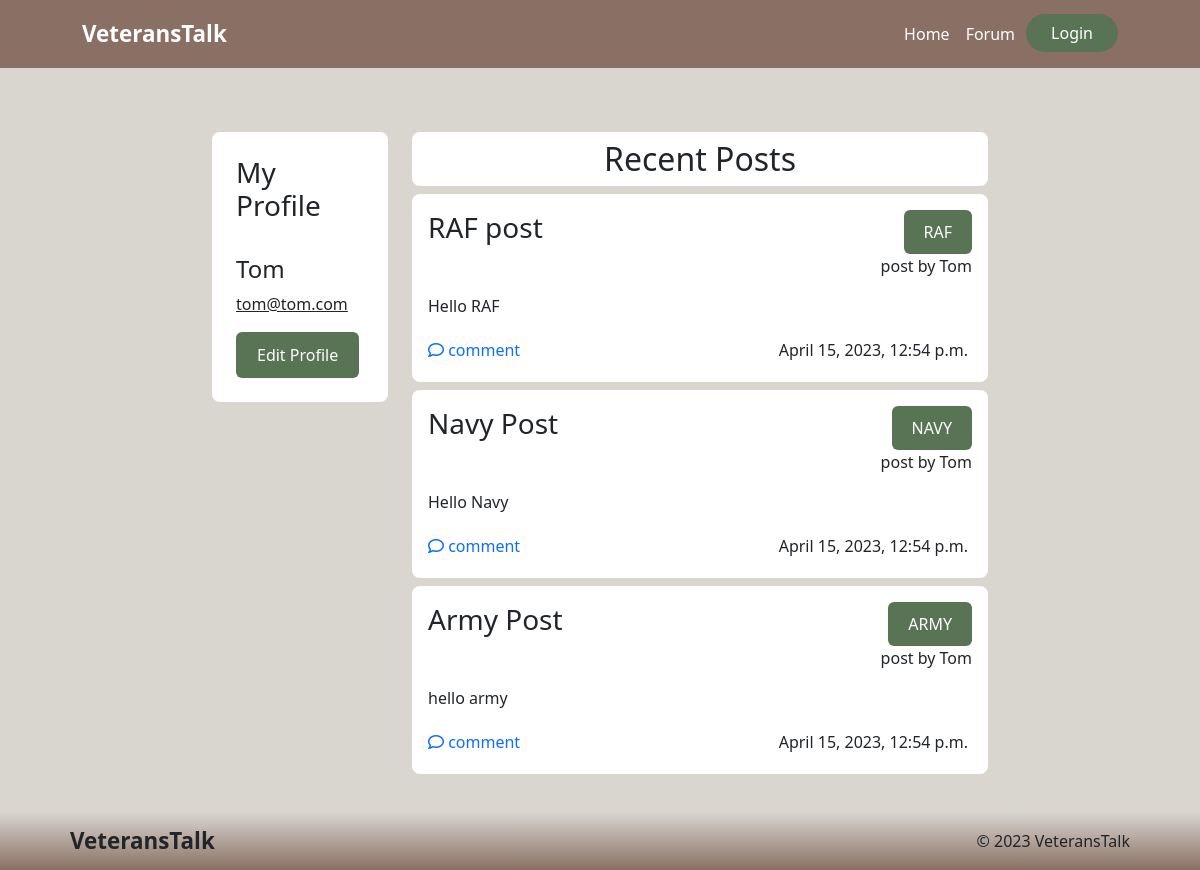
The app's page /profile/1 with its own data.
### forums/models.py (models this page shows, shortened)
class Post(models.Model):
    ARMED_FORCES = [
        ("ARMY", "British Army"),
        ("NAVY", "Royal Navy"),
        ("RAF", "Royal Air Force"),
    ]
    title = models.CharField(max_length=100)
    content = models.TextField()
    created_at = models.DateTimeField(auto_now_add=True)
    category = models.CharField(max_length=4, choices=ARMED_FORCES)
    author = models.ForeignKey(
        User, on_delete=models.CASCADE, related_name="post_owner"
    )
    approved = models.BooleanField(default=False)
    class Meta:
        ordering = ["-created_at"]

### profiles/views.py (the view)
# urls.py: path("<int:id>", views.ProfileView.as_view(), name="profile"),
class ProfileView(generic.View):
    def get(self, request, id, *args, **kwargs):
        current_user = get_object_or_404(User.objects, id=id)
        posts = current_user.post_owner.order_by("-created_at")
        return render(
            request,
            "profile.html",
            {
                "current_user": current_user,
                "posts": posts,
            },
        )

### profiles/templates/profile.html (shortened to what this page needs)
{% extends "base.html" %}
{% load static %}
{% block content %}
<section class="container-fluid pb-5 profile-section" style=" background-color: #d9d6cf;">
    <div class="row forum-container justify-content-lg-center pb-5">
        <div class="text-center text-md-start col-md-5 col-lg-3 col-xl-2">
            <div class="sidebar bg-white p-2 p-4 pt-2 rounded-3">
                <h3 class="pb-2 mt-3">My Profile</h3>
                <div class="sidebar-profile mt-4">
                    <h4>{{ current_user.username }}</h4>
                    <p class="text-decoration-underline">{{ current_user.email }}</p>
                    <button class="btn btn-profile">Edit Profile</button>
                </div>
            </div>
        </div>
        <div class="col-md-7 col-lg-6">
            <h2 class="text-dark text-center bg-white rounded-3 p-2 mt-2 mt-md-0">Recent Posts</h2>
            {% for post in posts %}
            <div class="content-forum bg-white p-3 mt-2 rounded-3">
                <div class="d-flex align-items-center gap-3">
                    <div class="d-flex justify-content-between w-100 gap-5 align-items-center">
                        <h3>{{ post.title }}</h3>
                        <a class="btn-forum rounded-2">{{ post.category }}</a>
                    </div>
                </div>
                <p class="text-end">post by {{ post.author }}</p>
                <p class="mt-3 mb-3">{{ post.content }}</p>
                <div class="d-flex d-flex justify-content-between w-100 gap-5 align-items-center">
                    <a class="text-decoration-none" href="#"><i class="fa-regular fa-comment"></i> comment</a>
                    <p class="text-end m-1">{{ post.created_at }}</p>
                </div>
            </div>
            {% endfor %}
        </div>
</section>
{% endblock content %}

### static/css/styles.css (style rules this page uses)
:root { --green-color: #597355; --dark-green: #4F604F; --beige-color: #8A7064; --light-beige:#d9d6cf; }
.forum-container { padding-top: 4rem !important; }
.forum-section, .profile-section { height: auto; }
.btn-forum { background-color: var(--green-color); color: white; padding: 10px 20px; text-decoration: none; }
.btn-profile { background-color: var(--green-color); color: white; padding: 10px 20px; transition: 200ms; }
.fa-comment { font-size: 1rem; }

### records on screen
Post: title "RAF post", category "RAF", author "Tom", content "Hello RAF", created_at "April 15, 2023, 12:54 p.m."
Post: title "Navy Post", category "NAVY", author "Tom", content "Hello Navy", created_at "April 15, 2023, 12:54 p.m."
Post: title "Army Post", category "ARMY", author "Tom", content "hello army", created_at "April 15, 2023, 12:54 p.m."

### other values on screen
{{ current_user.username }} "Tom"
{{ current_user.email }} "tom@tom.com"
